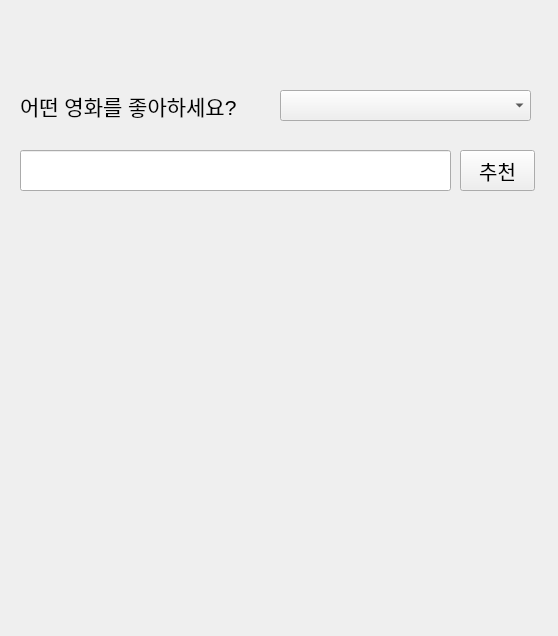
<?xml version="1.0" encoding="UTF-8"?>
<ui version="4.0">
 <class>Form</class>
 <widget class="QWidget" name="Form">
  <property name="geometry">
   <rect>
    <x>0</x>
    <y>0</y>
    <width>558</width>
    <height>636</height>
   </rect>
  </property>
  <property name="windowTitle">
   <string>Form</string>
  </property>
  <widget class="QLabel" name="label">
   <property name="geometry">
    <rect>
     <x>20</x>
     <y>90</y>
     <width>251</width>
     <height>31</height>
    </rect>
   </property>
   <property name="font">
    <font>
     <pointsize>16</pointsize>
    </font>
   </property>
   <property name="text">
    <string>어떤 영화를 좋아하세요?</string>
   </property>
  </widget>
  <widget class="QComboBox" name="combo_box">
   <property name="geometry">
    <rect>
     <x>280</x>
     <y>90</y>
     <width>251</width>
     <height>31</height>
    </rect>
   </property>
  </widget>
  <widget class="QLineEdit" name="line_edit">
   <property name="geometry">
    <rect>
     <x>20</x>
     <y>150</y>
     <width>431</width>
     <height>41</height>
    </rect>
   </property>
   <property name="font">
    <font>
     <pointsize>13</pointsize>
    </font>
   </property>
   <property name="text">
    <string/>
   </property>
  </widget>
  <widget class="QPushButton" name="btn_recommend">
   <property name="geometry">
    <rect>
     <x>460</x>
     <y>150</y>
     <width>75</width>
     <height>41</height>
    </rect>
   </property>
   <property name="font">
    <font>
     <pointsize>15</pointsize>
    </font>
   </property>
   <property name="text">
    <string>추천</string>
   </property>
  </widget>
  <widget class="QLabel" name="lbl_recommend">
   <property name="geometry">
    <rect>
     <x>40</x>
     <y>230</y>
     <width>471</width>
     <height>361</height>
    </rect>
   </property>
   <property name="font">
    <font>
     <pointsize>15</pointsize>
    </font>
   </property>
   <property name="text">
    <string/>
   </property>
  </widget>
 </widget>
 <resources/>
 <connections/>
</ui>
